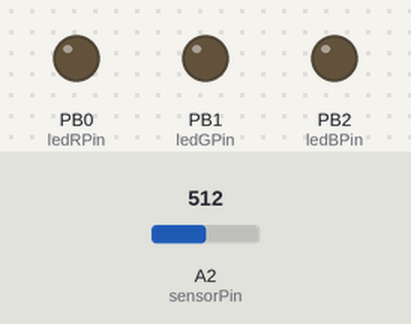
Bench run of a sketch on a simulated ATtiny85, built with avr-gcc and run on an emulated ATtiny85. On the bench: output pins drawn as LEDs (lit = HIGH). Dashed ring = blinking. The test bench sets the inputs (shaded band); at power-on: A2 (sensorPin) = 512.

Above: at 2.1 s.
2.2 s: A2 (sensorPin) set to 716
At 3.8 s:
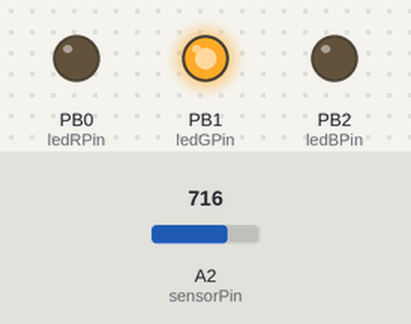
4.1 s: A2 (sensorPin) set to 753
At 5.3 s:
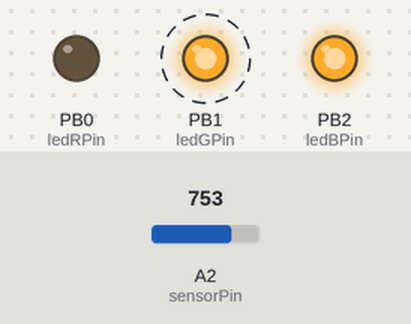
7.6 s: A2 (sensorPin) set to 511
At 7.95 s:
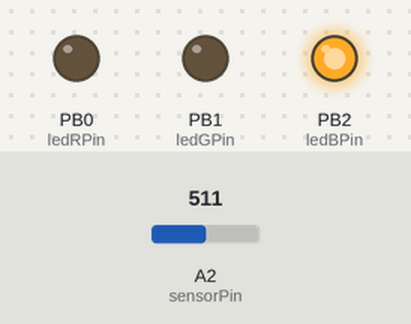
11.1 s: A2 (sensorPin) set to 900
At 12.4 s:
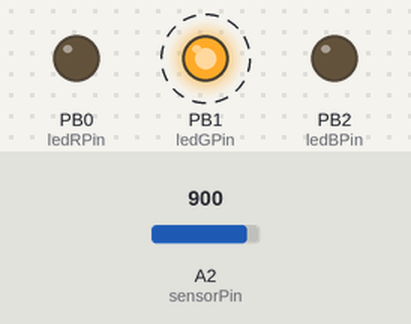
15.1 s: A2 (sensorPin) set to 306
At 15.25 s:
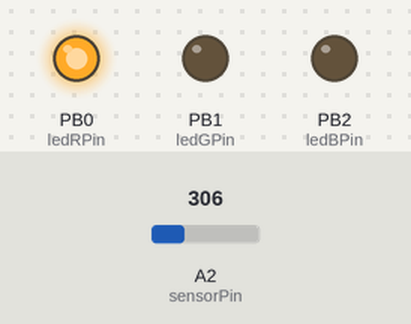
Timing chart, 0 to 19.6 s (numbered marks = the images above; inputs shaded):
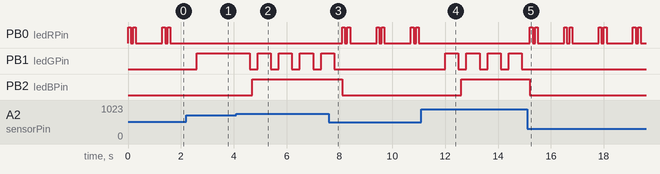

The sketch:

ATtiny85-battery-status.ino
```cpp
/*
basesd sketch named "Analog Input" from Examples -> 03.Analog
created by David Cuartielles, modified 30 Aug 2011, By Tom Igoe
http://arduino.cc/en/Tutorial/AnalogInput
*/

/* original circuit made by niq_ro from http://www.tehnic.go.ro
http://nicuflorica.blogspot.ro/
http://arduinotehniq.blogspot.com/
1) uC: ATtiny85 (ATtiny45) at 1MHz (internal clock)
2) common chatode RGB LED code OSTA5131A-C, see http://nicuflorica.blogspot.ro/2012/12/arduino-uno-si-un-led-multicolor-rgb.html
- an 180ohms resistor at pin D0 (phisical pin 5) in series with RED LED at GND
- an 100ohms resistor at pin D1 (phisical pin 6) in series with GREN LED at GND
- an 100ohms resistor at pin D2 (phisical pin 7) in series with BLUE LED at GND
3) a voltage divisor 1:4 made like this: +BAT --|=10k=|-|=10k=|-|=10k=|-A2|=10k=|-GND, pin A2 is phisical pin 3
- for tests can use an 10-50kohms variabile resistor put at +5V and GND, midle at A2 (phisical pin 3)
4) Vcc (phisical pin 8) at 5V
5) GND (phisixcal pin 4) at GND
*/

int sensorPin = A2;   // select the input pin for the potentiometer / resistor divider
int ledRPin = 0;      // select the pin for the RED LED
int ledGPin = 1;      // select the pin for the GREEN LED
int ledBPin = 2;      // select the pin for the BLUE LED

int u = 0;  // variable to store the value coming from the sensor

float k=4.95/5; // corection voltage
// define voltage steps:
int treapta1 = 552/k;       // Ubat=10,8V
int treapta2 = 604/k;       // Ubat=11,8V
int treapta3 = 690/k;       // Ubat=13,5V
int treapta4 = 735/k;       // Ubat=14,37V (14,4V)


void setup() {
  // declare the ledPins as an OUTPUT:
  pinMode(ledRPin, OUTPUT);
  pinMode(ledGPin, OUTPUT);
  pinMode(ledBPin, OUTPUT);
}

void loop() {
/*
  // all leds are off
    digitalWrite(ledRPin, LOW);    // turn the red led off
    digitalWrite(ledGPin, LOW);    // turn the green led off
    digitalWrite(ledBPin, LOW);    // turn the blue led off
*/

  // read the value from the sensor:
  u = analogRead(sensorPin);

// voltage below 10,8V
if (u < treapta1)
{
  digitalWrite(ledGPin, LOW);    // turn the green led off
  digitalWrite(ledBPin, LOW);    // turn the blue led off

  digitalWrite(ledRPin, HIGH);   // turn the red led on
  delay(100);
  digitalWrite(ledRPin, LOW);    // turn the red led off
  delay(100);
  digitalWrite(ledRPin, HIGH);   // turn the red led on
  delay(100);
  digitalWrite(ledRPin, LOW);    // turn the red led off
  delay(1000);
}

// voltage ower 10,8V & below 11,8V
if (u > treapta1 && u < treapta2)
{
  digitalWrite(ledGPin, LOW);    // turn the green led off
  digitalWrite(ledBPin, LOW);    // turn the blue led off

  digitalWrite(ledRPin, HIGH);   // turn the red led on
  delay(100);
}

// voltage ower 11,8V & below 13,5V
if (u > treapta2 && u < treapta3)
{
  digitalWrite(ledBPin, LOW);    // turn the blue led off

  digitalWrite(ledRPin, HIGH);   // turn the red led on
  delay(500);
  digitalWrite(ledRPin, LOW);    // turn the red led off
  delay(100);
  digitalWrite(ledGPin, HIGH);   // turn the green led on
  delay(200);
}

// voltage ower 13,5V & below 14,37V
if (u >= treapta3 && u < treapta4)
{
  digitalWrite(ledRPin, LOW);    // turn the red led off
  digitalWrite(ledBPin, LOW);    // turn the blue led off

  digitalWrite(ledGPin, HIGH);   // turn the green led on
  delay(100);
}

// voltage ower 14,37
if (u > treapta4)
{
  digitalWrite(ledRPin, LOW);    // turn the red led off

  digitalWrite(ledGPin, HIGH);   // turn the green led on
  delay(500);
  digitalWrite(ledGPin, LOW);   // turn the green led off
  delay(100);
  digitalWrite(ledBPin, HIGH);   // turn the blue led on
  delay(200);
}
}
```

Measured:
- the behaviour switches between 742 and 743 on A2 (sensorPin) (found by bisection; images 1 and 2)
- after the input at 2.2 s, PB0 (ledRPin): stops changing and stays LOW; PB1 (ledGPin): LOW → HIGH after 0.40 s
- after the input at 4.1 s, PB1 (ledGPin): alternates HIGH for 0.50 s and LOW for 0.30 s, starting after 0.50 s; PB2 (ledBPin): LOW → HIGH after 0.60 s
- after the input at 7.6 s, PB0 (ledRPin): LOW → HIGH after 0.50 s, then repeats every 1.3 s: LOW 0.10 s, HIGH 0.10 s, LOW 1.0 s, HIGH 0.10 s; PB1 (ledGPin): goes on until 7.8 s, then stays LOW; PB2 (ledBPin): HIGH → LOW after 0.50 s
- after the input at 11.1 s, PB0 (ledRPin): stops changing and stays LOW; PB1 (ledGPin): alternates HIGH for 0.50 s and LOW for 0.30 s, starting after 0.90 s; PB2 (ledBPin): LOW → HIGH after 1.5 s
- after the input at 15.1 s, PB0 (ledRPin): LOW → HIGH after 0.11 s, then repeats every 1.3 s: LOW 0.10 s, HIGH 0.10 s, LOW 1.0 s, HIGH 0.10 s; PB1 (ledGPin): stops changing and stays LOW; PB2 (ledBPin): HIGH → LOW after 0.11 s
